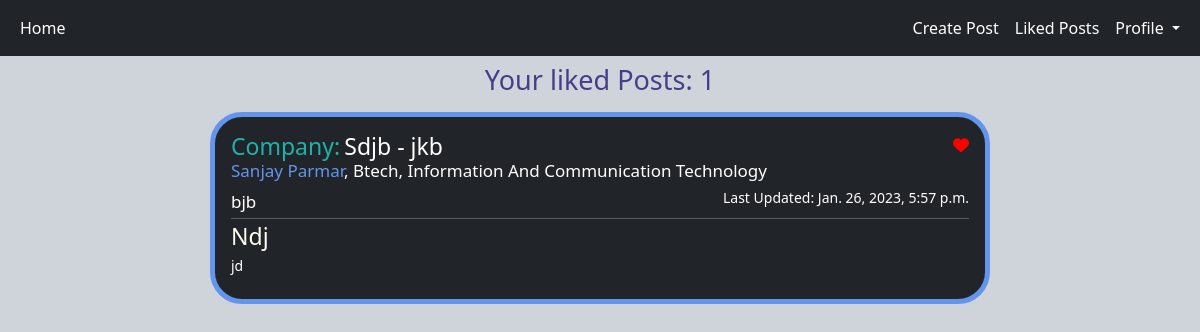
/likedpost (signed in), run on the app's committed database.
### WOC/models.py (models this page shows, shortened)
class Post(models.Model):
    user = models.CharField(max_length=30)
    id = models.UUIDField(primary_key=True, default=uuid.uuid4)
    company_name = models.CharField(max_length=255)
    title = models.TextField()
    job_profile = models.CharField(max_length=30)
    offer_type = models.CharField(max_length=30)
    year = models.IntegerField()
    posted_at = models.DateTimeField(default=datetime.now)
    main_blog = models.TextField()
    likes = models.IntegerField(default=0)
    creator = models.ForeignKey(Profile, on_delete=models.CASCADE, null=True, related_name='+')
    liked_by = models.ManyToManyField(Profile, default=None, blank=True)

class Profile(models.Model):
    user = models.ForeignKey(User, on_delete=models.CASCADE)
    id_user = models.IntegerField()
    first_name = models.CharField(max_length=32)
    last_name = models.CharField(max_length=32)
    profile_photo = models.ImageField(upload_to='profile_photo', default='default_photo.jpg')
    degree = models.CharField(max_length=32)
    program = models.CharField(max_length=60)
    year = models.IntegerField()
    def __str__(self):
        return self.user.username

### WOC/views.py (the view)
# urls.py: path('likedpost', views.likedpost, name='likedpost'),
@login_required(login_url='login')
def likedpost(request):
    user_profile = Profile.objects.get(user=request.user)
    posts = Post.objects.all()
    liked_posts = LikePost.objects.filter(username=request.user).values()
    num = len(liked_posts)
    return render(request, 'likedposts.html',
                  {'user_profile': user_profile, 'posts': posts, 'liked_posts': liked_posts, 'num': num})

### templates/likedposts.html (shortened to what this page needs)
{% load static %}
<!DOCTYPE html>
<html lang="en">
<head>
    <link rel="stylesheet" href="../static/css/home.css">
    <link href="https://cdn.jsdelivr.net/npm/bootstrap@5.3.0-alpha1/dist/css/bootstrap.min.css" rel="stylesheet">
    <link href="{% static 'fontawesomefree/css/all.min.css' %}" rel="stylesheet" type="text/css">
</head>
<body>
<body class="bg-dark-subtle">
<nav class="navbar navbar-expand-lg bg-dark sticky-top">
  <div class="container-fluid ">
    <div class="collapse navbar-collapse " id="navbarSupportedContent">
      <ul class="navbar-nav me-auto mb-0 mb-lg-0 ">
        <li class="nav-item">
          <a class="nav-link active text-white" aria-current="page" href="home">Home</a>
        </li>
          </ul>
        <ul class="navbar-nav ms-auto">
        <li class="nav-item ">
          <a class="nav-link text-white" href="upload">Create Post</a>
        </li>
            <li class="nav-item ">
          <a class="nav-link text-white" href="likedpost">Liked Posts</a>
        </li>
        <li class="nav-item dropdown">
          <a class="nav-link dropdown-toggle me text-white" href="#" role="button" data-bs-toggle="dropdown" aria-expanded="false" >
            Profile
          </a>
        </li>
      </ul>
    </div>
  </div>
</nav>
<h1 class="text-center my-2" style="font-size: 27px; color: darkslateblue">Your liked Posts: {{ num }}</h1>
{% for post in posts %}
    {% if user_profile in post.liked_by.all %}
        <div class="parth my-3">
            <div class="bg-dark text-white rounded-5 px-3 py-3" id="chaman">
                <h1 class="main_blog" id="company">Company:</h1>
                <h1 class="main_blog" id="compdata"> {{ post.company_name.capitalize }} - {{ post.offer_type }}</h1>
                    <a href="/like_like_post?post_id={{post.id}}" class="float-end">
                            {% if user_profile not in post.liked_by.all %}
                                <span id="heart"><i class="fa-regular fa-heart" aria-hidden="true" ></i> </span>
                            {% else %}
                                <span id="heart"><i class="fa-solid fa-heart" aria-hidden="true" ></i> </span>
                            {% endif %}
                    </a>
                <h1 class="main_blog" id="name"><a href="profile/{{ post.creator }}" class="link" target="_blank">{{ post.creator.first_name }} {{ post.creator.last_name }}</a>, {{ post.creator.degree }},
                                                        {{ post.creator.program }}</h1>
                    <h1 class="main_blog" id="prof">{{ post.job_profile }}  </h1>
                    <h1 class="main_blog" id="time">Last Updated: {{ post.posted_at }}</h1>
                <hr class="mt-1 mb-1">
                <div class="blog">
                    <h1 class="title_blog">{{ post.title.capitalize }}</h1>
                    <h1 class="main_blog">{{ post.main_blog }}</h1>
                </div>
            </div>
        </div>
    {% endif %}
{% endfor %}
</body>
</html>

### static/css/home.css (style rules this page uses)
.parth { display: flex; flex-direction: column; justify-content: center; align-items: center; width: 100%; }
#chaman { border: 5px solid cornflowerblue; border-radius: 5px; width: 65%; }
.fa-heart { color: red; cursor: pointer; }
.main_blog { font-size: 14px; text-align: justify; }
#time { float: right; vertical-align: text-bottom; display: inline; }
#prof { font-size: 17px; display: inline; }
#name { font-size: 17px; }
#company { font-size: 23px; display: inline; color: lightseagreen; padding-bottom: 2px; }
#compdata { font-size: 23px; display: inline; }
.title_blog { font-size: 23px; color: ivory; }
a:link { text-decoration: none; color: cornflowerblue; }

### data on the page
Post: company_name "Sdjb", offer_type "jkb", creator.first_name "Sanjay", creator.last_name "Parmar", creator.degree "Btech", creator.program "Information And Communication Technology", job_profile "bjb", posted_at "Jan. 26, 2023, 5:57 p.m.", title "Ndj", main_blog "jd"

### other printed values
{{ num }} "1"
